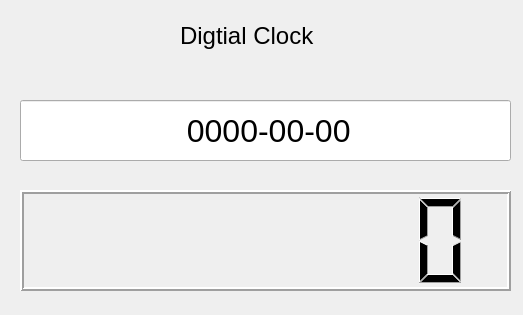
<?xml version="1.0" encoding="UTF-8"?>
<ui version="4.0">
 <class>MyApp</class>
 <widget class="QWidget" name="MyApp">
  <property name="geometry">
   <rect>
    <x>0</x>
    <y>0</y>
    <width>523</width>
    <height>315</height>
   </rect>
  </property>
  <property name="windowTitle">
   <string>MyApp</string>
  </property>
  <widget class="QLCDNumber" name="lcdNumber">
   <property name="geometry">
    <rect>
     <x>20</x>
     <y>190</y>
     <width>491</width>
     <height>101</height>
    </rect>
   </property>
   <property name="lineWidth">
    <number>2</number>
   </property>
   <property name="smallDecimalPoint">
    <bool>false</bool>
   </property>
   <property name="digitCount">
    <number>8</number>
   </property>
   <property name="segmentStyle">
    <enum>QLCDNumber::Filled</enum>
   </property>
  </widget>
  <widget class="QLineEdit" name="lineEdit">
   <property name="geometry">
    <rect>
     <x>20</x>
     <y>100</y>
     <width>491</width>
     <height>61</height>
    </rect>
   </property>
   <property name="font">
    <font>
     <family>Arial</family>
     <pointsize>24</pointsize>
    </font>
   </property>
   <property name="text">
    <string> 0000-00-00</string>
   </property>
   <property name="alignment">
    <set>Qt::AlignCenter</set>
   </property>
  </widget>
  <widget class="QLabel" name="label">
   <property name="geometry">
    <rect>
     <x>180</x>
     <y>20</y>
     <width>181</width>
     <height>31</height>
    </rect>
   </property>
   <property name="font">
    <font>
     <family>Arial</family>
     <pointsize>18</pointsize>
    </font>
   </property>
   <property name="text">
    <string>Digtial Clock</string>
   </property>
  </widget>
 </widget>
 <resources/>
 <connections/>
</ui>
